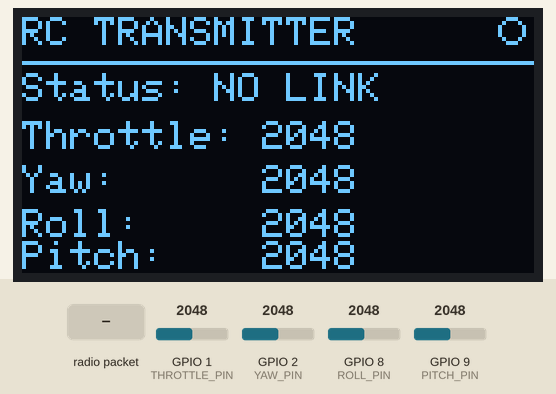
Simulated run of this sketch. Board: ESP32-S3. Shown: 128×64 one-colour display. Inputs (shaded band) come from the test bench; at power-on: GPIO 1 (THROTTLE_PIN) = 2048, GPIO 2 (YAW_PIN) = 2048, GPIO 8 (ROLL_PIN) = 2048, GPIO 9 (PITCH_PIN) = 2048. No radio packets arrive unless stated; what the sketch prints to the serial monitor is not drawn.

Above: at 5.5 s.
5.6 s: radio packet "ARMED" arrives
At 5.9 s:
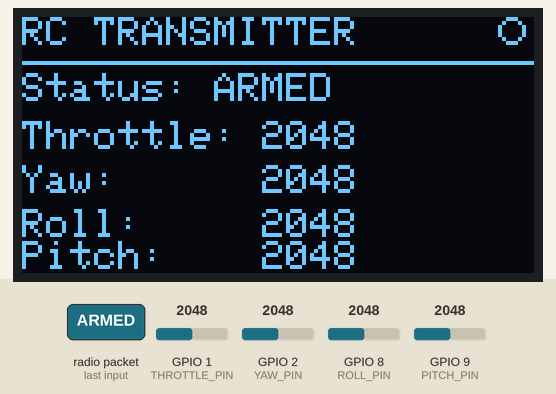
7.8 s: radio packet "DISARMED" arrives
At 8.15 s:
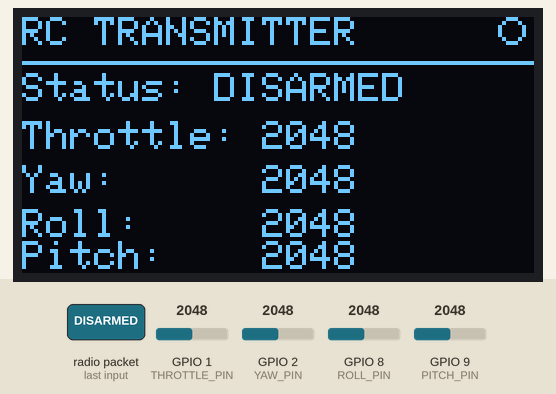
10.1 s: GPIO 1 (THROTTLE_PIN) set to 2866
At 10.39 s:
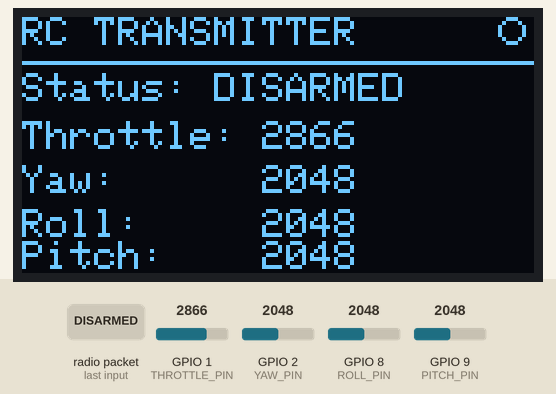
11.8 s: GPIO 2 (YAW_PIN) set to 2866
At 12.07 s:
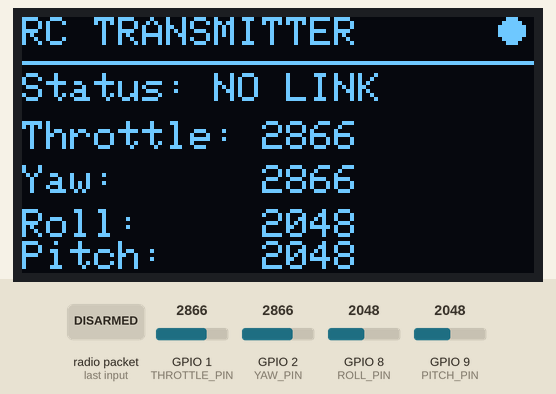
13.4 s: GPIO 8 (ROLL_PIN) set to 2866
At 13.76 s:
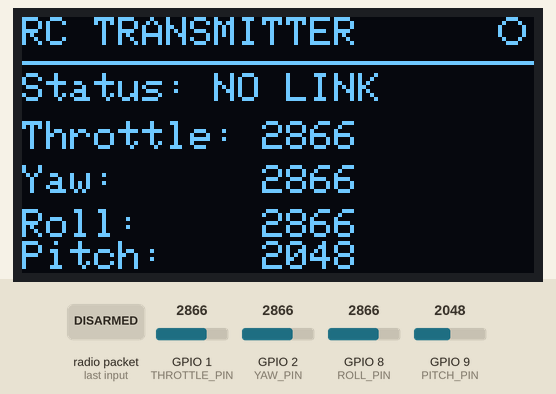
15.1 s: GPIO 9 (PITCH_PIN) set to 2866
At 15.44 s:
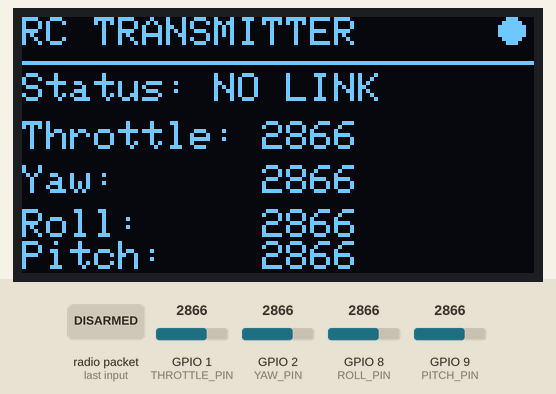

The sketch:

transmitter.ino
```cpp
#include <SPI.h>
#include <LoRa.h>
#include <Wire.h>
#include <Adafruit_GFX.h>
#include <Adafruit_SSD1306.h>

// ===== LoRa Pins =====
#define SS    10
#define RST   3
#define DIO0  4

// ===== Joystick Pins =====
#define THROTTLE_PIN 1
#define YAW_PIN      2
#define ROLL_PIN     8
#define PITCH_PIN    9

// ===== OLED (I2C) =====
// Pins chosen to avoid conflicting with the LoRa SPI pins (10-13) and
// the joystick ADC pins (1,2,8,9) above. Double-check these are broken
// out and free on your specific ESP32-S3 supermini board - silkscreen
// labeling varies between vendors. Change if needed.
#define OLED_SDA 5
#define OLED_SCL 6

#define SCREEN_WIDTH  128
#define SCREEN_HEIGHT 64
#define OLED_RESET    -1
#define SCREEN_ADDRESS 0x3C   // common default; try 0x3D if display stays blank

Adafruit_SSD1306 display(SCREEN_WIDTH, SCREEN_HEIGHT, &Wire, OLED_RESET);

// Heartbeat pulses every time WE send a control packet - confirms the
// transmitter itself is alive and transmitting.
bool heartbeatOn = false;
unsigned long lastDisplayUpdate = 0;
#define DISPLAY_INTERVAL 150  // ms, don't refresh every loop - I2C writes aren't free

// ===== Telemetry received FROM the drone =====
// The drone sends "ARMED"/"DISARMED" roughly every 500ms - deliberately
// infrequent, since telemetry sends compete with the drone's ability to
// receive your control packets over the same half-duplex radio. If we
// haven't heard anything in a while, that means the link itself is
// down (drone off, out of range, etc) - not the same thing as the
// drone being disarmed, so we show a distinct "NO LINK" state for that
// case. This timeout is set loose enough to ride out normal collision
// misses without flickering, while still catching a genuine loss of
// connection reasonably quickly. Cosmetic flicker here is an
// acceptable tradeoff - do NOT "fix" it by speeding up telemetry sends
// again, that compromises the actual control link.
String linkStatus = "NO LINK";
unsigned long lastTelemetryReceived = 0;
#define TELEMETRY_TIMEOUT 3000  // ms

// Interrupt-driven receive: instead of manually calling parsePacket()
// right after every send (which was fighting with beginPacket() for
// radio mode and silently breaking transmission - the actual cause of
// arming stopping working), we register a callback that fires
// automatically whenever a packet arrives. The main loop just checks
// a flag - no manual mode-juggling near the send path.
volatile bool telemetryFlag = false;
String pendingTelemetry = "";

void onLoRaReceive(int packetSize)
{
    if (packetSize == 0)
        return;

    String data = "";

    while (LoRa.available())
        data += (char)LoRa.read();

    pendingTelemetry = data;
    telemetryFlag = true;
}

// The receiver expects roll/yaw/pitch centered on 2048 with a small
// deadband around it. Physical joysticks/pots rarely sit exactly at
// 2048 at rest, so instead of hardcoding a center value here, we
// measure each axis's actual rest position at boot and apply an
// offset so the value we TRANSMIT is always centered on 2048.
// This keeps the transmitter and receiver in agreement regardless
// of your specific joystick hardware.

#define ADC_MAX 4095
#define TARGET_CENTER 2048
#define DEADBAND 20

int yawOffset   = 0;
int rollOffset  = 0;
int pitchOffset = 0;

//==================================================

int readCentered(int pin, int offset)
{
    int raw = analogRead(pin);
    int value = raw + offset;

    value = constrain(value, 0, ADC_MAX);

    return value;
}

//==================================================

int calibrateOffset(int pin)
{
    long sum = 0;
    const int samples = 200;

    for(int i=0;i<samples;i++)
    {
        sum += analogRead(pin);
        delay(2);
    }

    int avg = sum/samples;

    return TARGET_CENTER - avg;
}

//==================================================

void updateDisplay(int throttle, int yaw, int roll, int pitch, bool packetSent)
{
    if(millis() - lastDisplayUpdate < DISPLAY_INTERVAL)
        return;

    lastDisplayUpdate = millis();

    if(millis() - lastTelemetryReceived > TELEMETRY_TIMEOUT)
        linkStatus = "NO LINK";

    if(packetSent)
        heartbeatOn = !heartbeatOn;

    display.clearDisplay();

    display.setTextSize(1);
    display.setTextColor(SSD1306_WHITE);

    display.setCursor(0,0);
    display.print("RC TRANSMITTER");

    // Heartbeat dot, top-right corner - confirms WE are transmitting
    if(heartbeatOn)
        display.fillCircle(122, 3, 3, SSD1306_WHITE);
    else
        display.drawCircle(122, 3, 3, SSD1306_WHITE);

    display.drawLine(0, 11, 128, 11, SSD1306_WHITE);

    // Real status reported back by the drone
    display.setCursor(0, 14);
    display.print("Status: ");
    display.println(linkStatus);

    display.setCursor(0, 26);
    display.print("Throttle: ");
    display.println(throttle);

    display.setCursor(0, 37);
    display.print("Yaw:      ");
    display.println(yaw);

    display.setCursor(0, 48);
    display.print("Roll:     ");
    display.println(roll);

    display.setCursor(0, 56);
    display.print("Pitch:    ");
    display.println(pitch);
    // Layout note: 5 lines from y=14 to y=56 (last line occupies rows
    // 56-63) fits exactly within the 64px screen height. If you add
    // more lines later, keep spacing <= 10px/line measured from y=14.

    display.display();
}

//==================================================

void setup()
{
    Serial.begin(115200);
    delay(2000);

    Serial.println("ESP32 Started");

    // ===== OLED Init =====
    Wire.begin(OLED_SDA, OLED_SCL);

    if(!display.begin(SSD1306_SWITCHCAPVCC, SCREEN_ADDRESS))
    {
        Serial.println("OLED init failed - check wiring/address");
        // Not halting here: flying without the screen is fine,
        // losing LoRa isn't. Continue on.
    }
    else
    {
        display.clearDisplay();
        display.setTextSize(1);
        display.setTextColor(SSD1306_WHITE);
        display.setCursor(0,0);
        display.println("Starting up...");
        display.display();
    }

    // SPI for SX1278
    SPI.begin(12, 13, 11, 10);

    LoRa.setPins(SS, RST, DIO0);

    Serial.println("Starting LoRa Transmitter...");

    if (!LoRa.begin(433E6))
    {
        Serial.println("LoRa init failed!");

        display.clearDisplay();
        display.setCursor(0,0);
        display.println("LoRa init FAILED");
        display.display();

        while (1);
    }

    // LoRa Settings
    LoRa.setTxPower(20);
    LoRa.setSpreadingFactor(7);
    LoRa.setSyncWord(0x12);

    LoRa.onReceive(onLoRaReceive);
    LoRa.receive();  // start listening immediately, even before first send

    Serial.println("LoRa Ready");

    // ===== Stick Calibration =====
    // Keep roll/pitch/yaw sticks centered (untouched) during boot.
    // Throttle is NOT calibrated this way since its rest position
    // is meant to be at the bottom, not centered.

    Serial.println("Calibrating stick centers - leave roll/pitch/yaw sticks untouched...");

    display.clearDisplay();
    display.setCursor(0,0);
    display.println("Calibrating sticks...");
    display.println("Leave R/Y/P centered");
    display.display();

    yawOffset   = calibrateOffset(YAW_PIN);
    rollOffset  = calibrateOffset(ROLL_PIN);
    pitchOffset = calibrateOffset(PITCH_PIN);

    Serial.print("Yaw offset: ");
    Serial.println(yawOffset);

    Serial.print("Roll offset: ");
    Serial.println(rollOffset);

    Serial.print("Pitch offset: ");
    Serial.println(pitchOffset);

    Serial.println("Calibration complete.");

    display.clearDisplay();
    display.setCursor(0,0);
    display.println("Calibration done");
    display.println("Ready to fly");
    display.display();

    delay(1000);
}

//==================================================

void loop()
{
    int throttle = analogRead(THROTTLE_PIN);

    int yaw   = readCentered(YAW_PIN, yawOffset);
    int roll  = readCentered(ROLL_PIN, rollOffset);
    int pitch = readCentered(PITCH_PIN, pitchOffset);

    // Throttle cutoff
    if (throttle < 450)
        throttle = 0;

    // Deadband (applied here too, on top of receiver's own deadband,
    // just keeps the transmitted stream a bit cleaner)
    if (abs(yaw - TARGET_CENTER) < DEADBAND)
        yaw = TARGET_CENTER;

    if (abs(roll - TARGET_CENTER) < DEADBAND)
        roll = TARGET_CENTER;

    if (abs(pitch - TARGET_CENTER) < DEADBAND)
        pitch = TARGET_CENTER;

    // Send packet: throttle,yaw,roll,pitch
    LoRa.beginPacket();

    LoRa.print(throttle);
    LoRa.print(",");

    LoRa.print(yaw);
    LoRa.print(",");

    LoRa.print(roll);
    LoRa.print(",");

    LoRa.print(pitch);

    LoRa.endPacket();

    // Re-arm continuous receive mode after sending. This single call is
    // enough - the onLoRaReceive callback (interrupt-driven) handles
    // actually catching packets, so we don't manually call parsePacket()
    // here anymore (that redundant call right after receive() was
    // fighting with beginPacket() and silently broke transmission).
    LoRa.receive();

    //--------------------------------------------------
    // Check for telemetry coming back from the drone
    // (set asynchronously by the onLoRaReceive interrupt callback)
    //--------------------------------------------------

    if(telemetryFlag)
    {
        telemetryFlag = false;

        Serial.print("[RX] data='");
        Serial.print(pendingTelemetry);
        Serial.println("'");

        if(pendingTelemetry == "ARMED" || pendingTelemetry == "DISARMED")
        {
            linkStatus = pendingTelemetry;
            lastTelemetryReceived = millis();
        }
    }

    // Serial Monitor
    Serial.print("T:");
    Serial.print(throttle);

    Serial.print(" Y:");
    Serial.print(yaw);

    Serial.print(" R:");
    Serial.print(roll);

    Serial.print(" P:");
    Serial.println(pitch);

    // OLED update (throttled internally to DISPLAY_INTERVAL)
    updateDisplay(throttle, yaw, roll, pitch, true);

    delay(20);
}
```

Measured:
- after the input at 5.6 s, the display: first differs from a run without the input after 0.21 s (image 1)
- after the input at 7.8 s, the display: first differs from a run without the input after 0.26 s (image 2)
- after the input at 11.8 s, the display: changes after 0.19 s (image 4)
- after the input at 13.4 s, the display: first differs from a run without the input after 0.27 s (image 5)
- after the input at 15.1 s, the display: first differs from a run without the input after 0.25 s (image 6)
